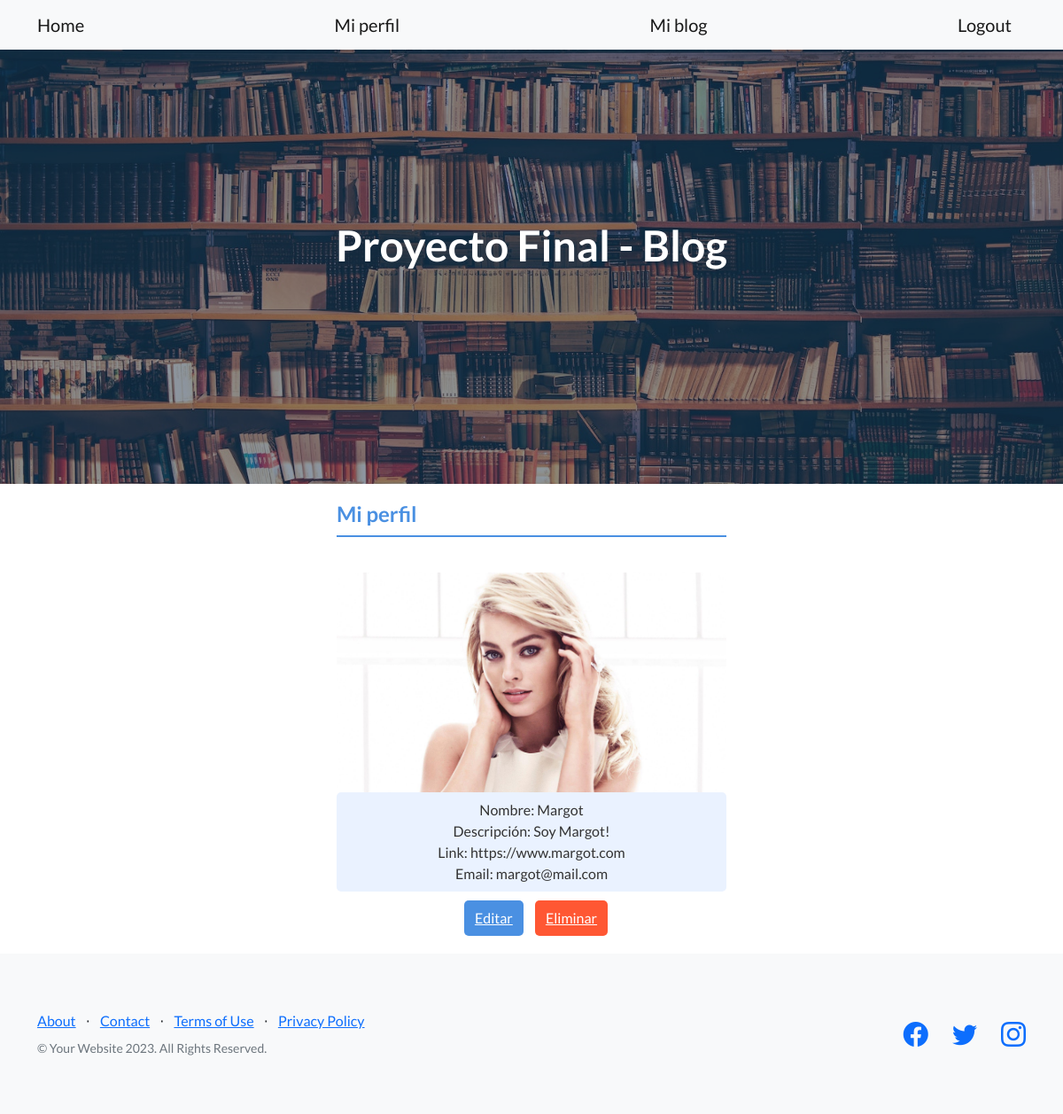
Screenshot of /accounts/my_profile/list (signed in) with the database file from the repository.
### Blog/models.py (models this page shows, shortened)
class Profile(models.Model):
    user = models.ForeignKey(User, on_delete=models.CASCADE, default=1)
    imagen = models.ImageField(null=True, blank=True, upload_to='media/profile_images/')
    nombre = models.CharField(max_length=50)
    descripcion = models.CharField(max_length=50)
    link = models.URLField()
    email = models.EmailField(max_length=50)

### Blog/views.py (the view)
# urls.py: path("my_profile/list", ProfileListView.as_view(), name= "profile-list"),
class ProfileListView(LoginRequiredMixin, ListView):
    model = Profile
    context_object_name = "profiles"
    template_name = "Blog/my_profile_list.html"
    def get_queryset(self):
        return Profile.objects.filter(user=self.request.user)
    def get_context_data(self, **kwargs):
        context = super().get_context_data(**kwargs)
        context["is_already_logged_in"] = self.request.user.is_authenticated
        return context

### Blog/templates/Blog/my_profile_list.html (shortened to what this page needs)
{% extends "Blog/padre.html" %}
{% block contenidoQueCambia %}
<div style="padding: 20px; background-color: #fff; max-width: 40%; margin: auto;">
    <h4 style="color: #4a90e2; border-bottom: 2px solid #4a90e2; padding-bottom: 10px;">Mi perfil</h4>
    <div style="margin-top: 20px; text-align: center;">
        {% for profile in profiles %}
        <div style="display: flex; justify-content: space-between; align-items: center;">
            <div>
                <div style="flex-grow: 1;">
                    {% if profile.imagen %}
                        <img src="{{ profile.imagen.url }}" style="max-width: 100%;">
                    {% endif %}
                    <p style="color: #333; background-color: #eaf2ff; padding: 8px; border-radius: 5px; margin-bottom: 10px;">
                        Nombre: {{ profile.nombre }}<br>
                        Descripción: {{ profile.descripcion }}<br>
                        Link: {{ profile.link }}<br>
                        Email: {{ profile.email }}<br>
                    </p>
                </div>
                <div>
                    <button style="background-color: #4a90e2; color: white; padding: 8px 12px; border: none; border-radius: 5px; cursor: pointer; margin-left: 10px;">
                        <a href="{% url 'profile-update' profile.pk %}" style="color: white;">Editar</a>
                    </button>
                    <button style="background-color: #FF5733; color: white; padding: 8px 12px; border: none; border-radius: 5px; cursor: pointer; margin-left: 10px;">
                        <a href="{% url 'profile-delete' profile.pk %}" style="color: white;">Eliminar</a>
                    </button>
                </div>
            </div>
        </div>
        {% endfor %}
    </div>
</div>
{% endblock %}

### rows the page displays
Profile: imagen (picture), nombre "Margot", descripcion "Soy Margot!", link "https://www.margot.com", email "margot@mail.com"
